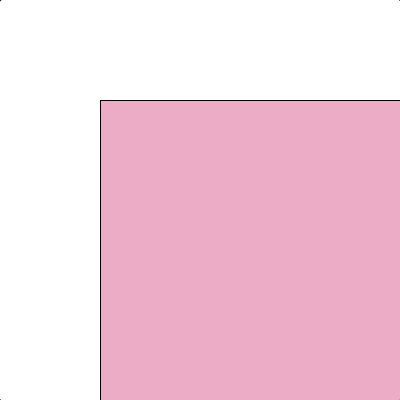
Frame 1 (no input)
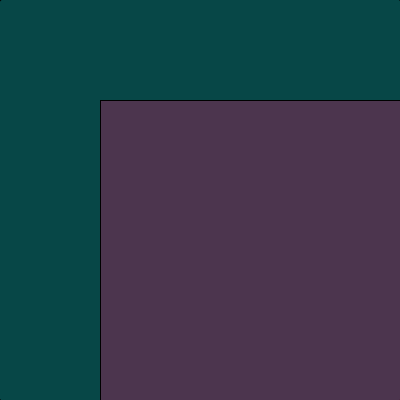
Frame 60 (the mouse pressed at the canvas centre just before this capture)
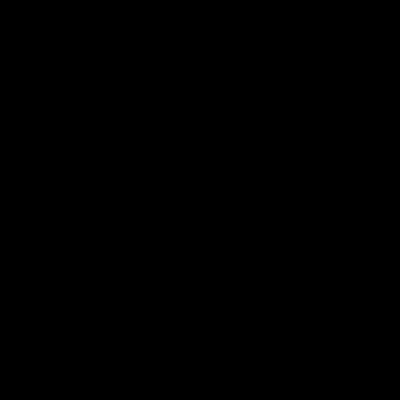
Frame 120 (the mouse held since frame 60 and released just before this capture)

The Processing sketch that drew these frames (run headless with seeded random() and noise(); from frame 60 on, the mouse is pressed at the canvas centre):

// Processing sketch: processing_164847
// ── processing_164847.pde

void setup() {
  size(400,400);
  smooth();
}

void draw() {
  background(0);
  float d = dist(width/2, height/2, mouseX, mouseY);
  ellipse(width/2, height/2, d*2, d*2);
  fill(200, 20, 90, 90);
  rect(width/4, height/4, d*2, d*2);
  fill(20,202,200, 90);
}
